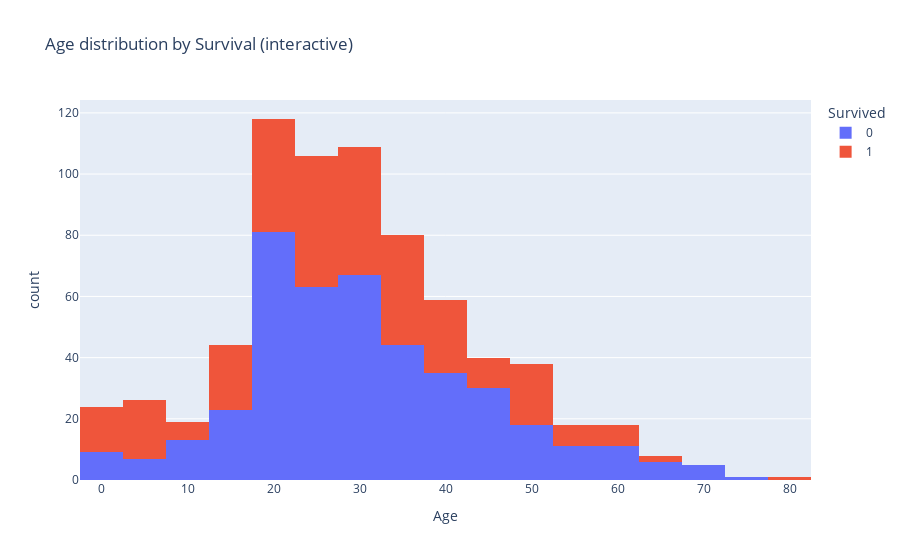
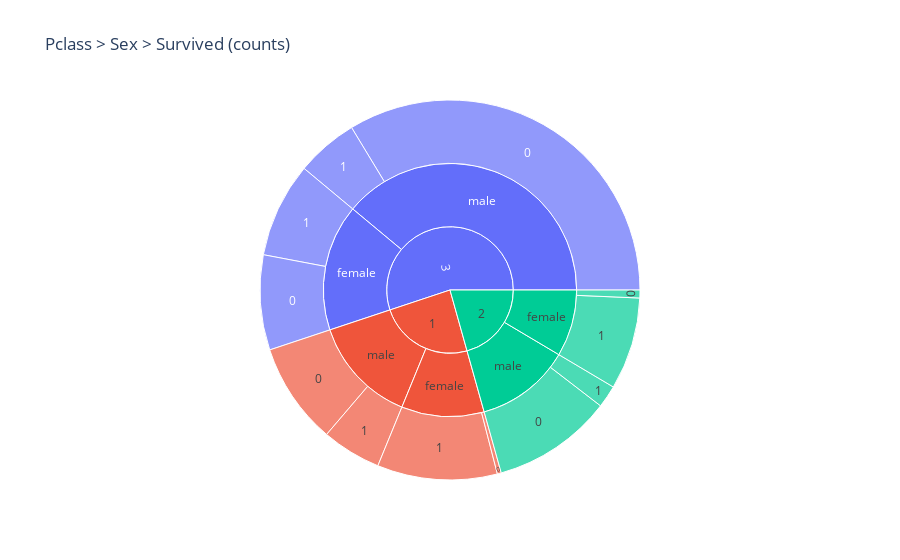

These figures' notebook cell, in order:
### Code cell
fig = px.histogram(df, x='Age', color='Survived', nbins=30, title='Age distribution by Survival (interactive)')
fig.show()

fig = px.sunburst(df, path=['Pclass','Sex','Survived'], title='Pclass > Sex > Survived (counts)')
fig.show()

### Figure 1 — Plotly figure (JSON) as saved in the notebook; plotly's stock layout.template omitted (floating-point values rounded to 4 significant figures; data arrays with more than 128 entries replaced by an {"elided": "..."} marker saying what was removed)
{"data": [{"bingroup": "x", "hovertemplate": "Survived=0<br>Age=%{x}<br>count=%{y}<extra></extra>", "legendgroup": "0", "marker": {"color": "#636efa", "pattern": {"shape": ""}}, "name": "0", "nbinsx": 30, "orientation": "v", "showlegend": true, "type": "histogram", "x": {"elided": "549 float values"}, "xaxis": "x", "yaxis": "y"}, {"bingroup": "x", "hovertemplate": "Survived=1<br>Age=%{x}<br>count=%{y}<extra></extra>", "legendgroup": "1", "marker": {"color": "#EF553B", "pattern": {"shape": ""}}, "name": "1", "nbinsx": 30, "orientation": "v", "showlegend": true, "type": "histogram", "x": {"elided": "342 float values"}, "xaxis": "x", "yaxis": "y"}], "layout": {"barmode": "relative", "legend": {"title": {"text": "Survived"}, "tracegroupgap": 0}, "title": {"text": "Age distribution by Survival (interactive)"}, "xaxis": {"anchor": "y", "domain": [0, 1], "title": {"text": "Age"}}, "yaxis": {"anchor": "x", "domain": [0, 1], "title": {"text": "count"}}}}

### Figure 2 — Plotly figure (JSON) as saved in the notebook; plotly's stock layout.template omitted (floating-point values rounded to 4 significant figures)
{"data": [{"branchvalues": "total", "domain": {"x": [0, 1], "y": [0, 1]}, "hovertemplate": "labels=%{label}<br>count=%{value}<br>parent=%{parent}<br>id=%{id}<extra></extra>", "ids": ["3/male/0", "1/female/1", "3/female/1", "1/male/0", "2/female/1", "3/female/0", "2/male/1", "2/male/0", "1/male/1", "3/male/1", "2/female/0", "1/female/0", "3/male", "1/female", "3/female", "1/male", "2/female", "2/male", "3", "1", "2"], "labels": ["0", "1", "1", "0", "1", "0", "1", "0", "1", "1", "0", "0", "male", "female", "female", "male", "female", "male", "3", "1", "2"], "name": "", "parents": ["3/male", "1/female", "3/female", "1/male", "2/female", "3/female", "2/male", "2/male", "1/male", "3/male", "2/female", "1/female", "3", "1", "3", "1", "2", "2", "", "", ""], "type": "sunburst", "values": [300, 91, 72, 77, 70, 72, 17, 91, 45, 47, 6, 3, 347, 94, 144, 122, 76, 108, 491, 216, 184]}], "layout": {"legend": {"tracegroupgap": 0}, "title": {"text": "Pclass > Sex > Survived (counts)"}}}
